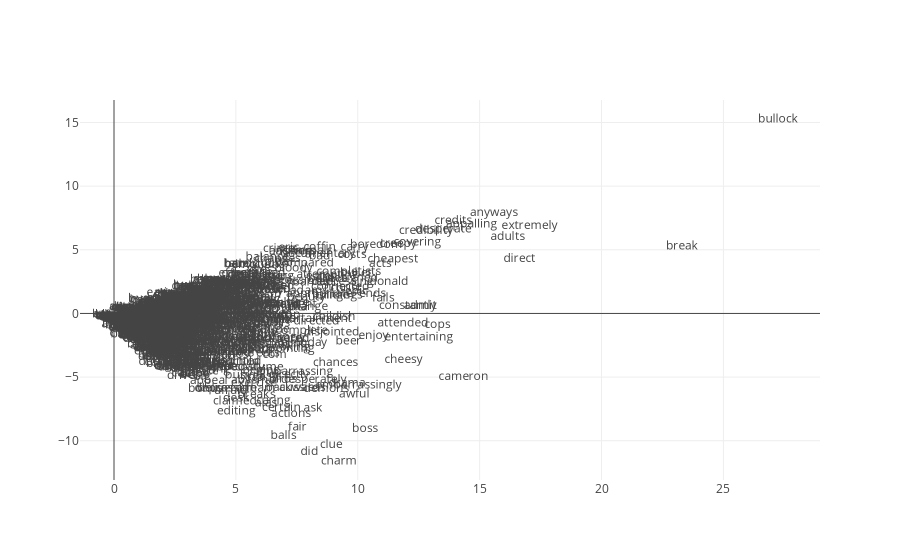

Notebook code cell kept with this figure:
### Markdown cell above
In this scatterplot the actual text is shown.

At first glance, this data looks messy but can actually be zoomed in for better visuals.

### Code cell
trace = go.Scattergl(
    x = data_2d[:,0],
    y = data_2d[:,1],
    mode = 'text',
    marker = dict(
        color = '#FFBAD2',
        line = dict(width = 1)
    ),
    text = vectorizer.get_feature_names()
)
data = [trace]
iplot(data, filename='text-scatter-mode')

### Figure 1 — Plotly figure (JSON) as saved in the notebook; plotly's stock layout.template omitted (floating-point values rounded to 4 significant figures; data arrays with more than 128 entries replaced by an {"elided": "..."} marker saying what was removed)
{"data": [{"marker": {"color": "#FFBAD2", "line": {"width": 1}}, "mode": "text", "text": {"elided": "3124 str values"}, "type": "scattergl", "uid": "ae507f2a-47a7-4aac-b95a-681429accc0a", "x": {"elided": "1000 float values"}, "y": {"elided": "1000 float values"}}], "layout": {}}
